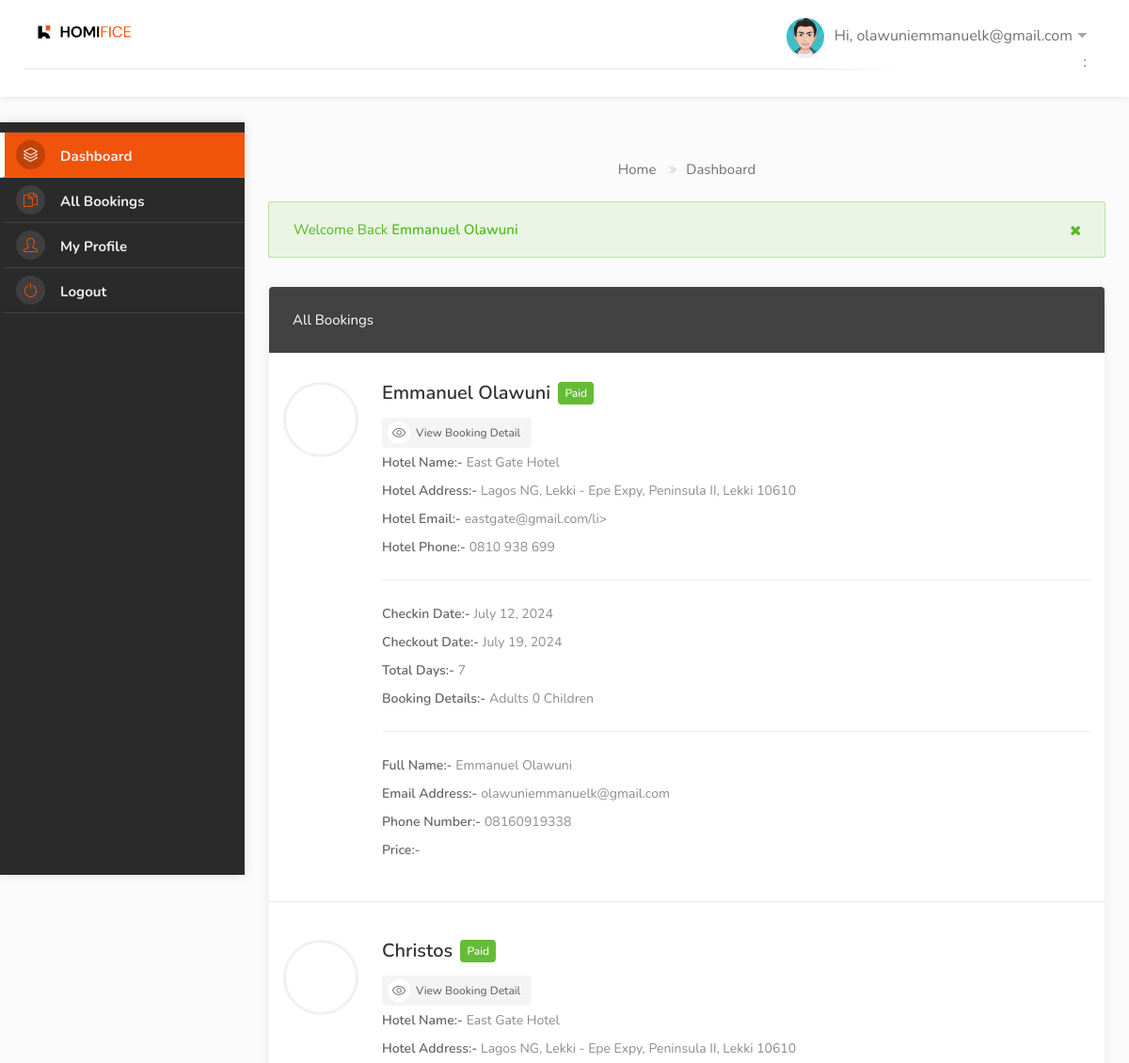
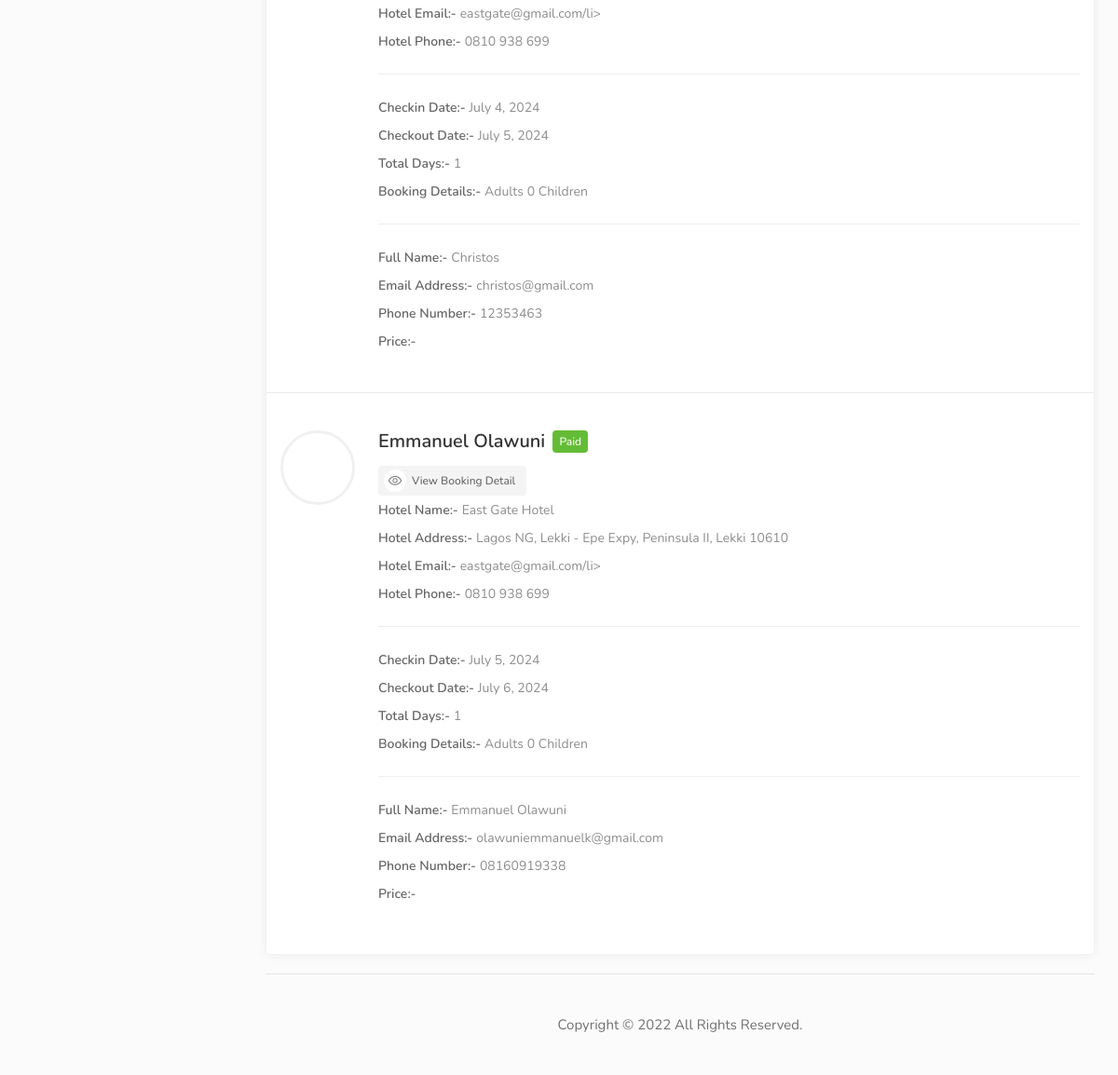
The app's page /dashboard/bookings/ (signed in) with its own data (2 pictures, top to bottom).
### userauths/models.py (models this page shows, shortened)
class User(AbstractUser):
    full_name = models.CharField(max_length=500, null=True, blank=True)
    username = models.CharField(max_length=500, unique=True)
    email = models.EmailField(unique=True)
    phone = models.CharField(max_length=20, null=True, blank=True)  # For country prefix
    gender = models.CharField(max_length=20, choices=GENDER, default="Other")
    otp = models.CharField(max_length=100, null=True, blank=True)
    USERNAME_FIELD = 'email'  # Use email as the unique identifier for login
    REQUIRED_FIELDS = ['username']  # Required fields for user creation

### hotel/models.py (models this page shows, shortened)
class Booking(models.Model):
    user = models.ForeignKey(User, on_delete=models.SET_NULL, null=True, blank=True)
    payment_status = models.CharField(max_length=100, choices=PAYMENT_STATUS)
    full_name = models.CharField(max_length=255)
    email = models.CharField(max_length=255)
    phone = models.CharField(max_length=255)
    hotel = models.ForeignKey(Hotel, on_delete=models.SET_NULL, null=True, blank=True)
    room_type = models.ForeignKey(RoomType, on_delete=models.SET_NULL, null=True, blank=True)
    room = models.ManyToManyField(Room)
    before_discount = models.DecimalField(max_digits=12, decimal_places=2, default=0.00)
    total = models.DecimalField(max_digits=12, decimal_places=2, default=0.00)
    saved = models.DecimalField(max_digits=12, decimal_places=2, default=0.00)
    check_in_date = models.DateField()
    check_out_date = models.DateField(null=True, blank=True)
    total_days = models.PositiveIntegerField(default=0)
    num_adults = models.PositiveIntegerField(default=1)
    num_children = models.PositiveIntegerField(default=0)
    checked_in = models.BooleanField(default=False)
    checked_out = models.BooleanField(default=False)
    is_active = models.BooleanField(default=False)
    checked_in_tracker = models.BooleanField(default=False)
    checked_out_tracker = models.BooleanField(default=False)
    coupons = models.ManyToManyField("hotel.Coupon", blank=True)
    date = models.DateTimeField(auto_now_add=True)
    stripe_payment_intent = models.CharField(max_length=1000, null=True, blank=True)
    successID = ShortUUIDField(unique=True, length=10, max_length=20, alphabet="abcdefghijklmnopqrstuvwxyz", null=True, blank=True)
    booking_id = ShortUUIDField(unique=True, length=10, max_length=20, alphabet="abcdefghijklmnopqrstuvwxyz")

class Hotel(models.Model):
    user = models.ForeignKey(User, on_delete=models.SET_NULL, null=True)  # The hotel lister
    name = models.CharField(max_length=255)
    description = CKEditor5Field(null=True, blank=True, config_name='extends')
    image = models.FileField(upload_to="hotel_gallery")
    address = models.CharField(max_length=500)
    mobile = models.CharField(max_length=20)
    email = models.EmailField()
    status = models.CharField(max_length=20, choices=HOTEL_STATUS, default="Live")
    tags = TaggableManager(blank=True)
    views = models.IntegerField(default=0)
    featured = models.BooleanField(default=False)
    hotelID = ShortUUIDField(unique=True, length=10, max_length=20, alphabet="abcdefghijklmnopqrstuvwxyz")
    slug = models.SlugField(unique=True)
    date = models.DateTimeField(auto_now_add=True)
    website = models.CharField(max_length=2048, null=True, blank=True)
    facebook = models.CharField(max_length=2048, null=True, blank=True)
    twitter = models.CharField(max_length=2048, null=True, blank=True)
    instagram = models.CharField(max_length=2048, null=True, blank=True)
    youtube = models.CharField(max_length=2048, null=True, blank=True)
    def thumbnail(self):
        if self.image:
            return mark_safe("<img src='%s' width='50' height='50' style='object-fit: cover; border-radius 7px;' />" % (self.image.url))
        return "No Image"
    thumbnail.short_description = 'Thumbnail'
    def hotel_gallery(self):
        return HotelGallery.objects.filter(hotel=self)

### user_dashboard/views.py (the view)
# urls.py: path("bookings/", views.bookings, name="bookings"),
@login_required
def bookings(request):
    booking = Booking.objects.filter(user=request.user, payment_status="paid")
    context = {
        "booking": booking
    }
    return render(request, "user_dashboard/booking.html", context)

### templates/user_dashboard/booking.html (shortened to what this page needs)
{% extends 'partials/dashboard_base.html' %}
{% load static %}
{% block content %}
<div class="row">
    <div class="col-lg-12">
        <div class="utf_dashboard_list_box margin-top-0">
            <h4>All Bookings</h4>
            <ul>
                {% for b in booking %}
                <li class="utf_approved_booking_listing margin-bottom-10 ">
                    <div class="utf_list_box_listing_item bookings">
                        <div class="utf_list_box_listing_item-img"><img src="{{ profile.image.url }}" alt=""></div>
                        <div class="utf_list_box_listing_item_content">
                            <div class="inner">
                                <h3>{{ b.full_name|title}} <span class="utf_booking_listing_status">{{b.payment_status|title}}</span></h3>
                                <div class=""> <a href="{% url 'user_dashboard:booking_detail' b.booking_id %}" class="button gray "><i class="sl sl-icon-eye"></i> View Booking Detail</a> </div>
                                <div class="utf_inner_booking_listing_list">
                                    <h5>Hotel Name:-</h5>
                                    <ul class="utf_booking_listing_list">
                                        <li>{{ b.hotel.name }}</li>
                                    </ul>
                                </div>
                                <div class="utf_inner_booking_listing_list">
                                    <h5>Hotel Address:-</h5>
                                    <ul class="utf_booking_listing_list">
                                        <li>{{ b.hotel.address }}</li>
                                    </ul>
                                </div>
                                <div class="utf_inner_booking_listing_list">
                                    <h5>Hotel Email:-</h5>
                                    <ul class="utf_booking_listing_list">
                                        <li class="highlighted">{{ b.hotel.email}}/li>
                                    </ul>
                                </div>
                                <div class="utf_inner_booking_listing_list">
                                    <h5>Hotel Phone:-</h5>
                                    <ul class="utf_booking_listing_list">
                                        <li class="highlighted">{{ b.hotel.mobile }}</li>
                                    </ul>
                                </div>
                                <hr>
                                <div class="utf_inner_booking_listing_list">
                                    <h5>Checkin Date:-</h5>
                                    <ul class="utf_booking_listing_list">
                                        <li class="highlighted">{{ b.check_in_date }}</li>
                                    </ul>
                                </div>
                                <div class="utf_inner_booking_listing_list">
                                    <h5>Checkout Date:-</h5>
                                    <ul class="utf_booking_listing_list">
                                        <li class="highlighted">{{ b.check_out_date }}</li>
                                    </ul>
                                </div>
                                <div class="utf_inner_booking_listing_list">
                                    <h5>Total Days:-</h5>
                                    <ul class="utf_booking_listing_list">
                                        <li class="highlighted">{{ b.total_days }}</li>
                                    </ul>
                                </div>
                                <div class="utf_inner_booking_listing_list">
                                    <h5>Booking Details:-</h5>
                                    <ul class="utf_booking_listing_list">
                                        <li class="highlighted">{{ b.num_adult }} Adults</li>
                                        <li class="highlighted">{{ b.num_children }} Children</li>
                                    </ul>
                                </div>
                                <hr>
                                <div class="utf_inner_booking_listing_list">
                                    <h5>Full Name:-</h5>
                                    <ul class="utf_booking_listing_list">
                                        <li class="highlighted">{{ b.full_name }}</li>
                                    </ul>
                                </div>
                                <div class="utf_inner_booking_listing_list">
                                    <h5>Email Address:-</h5>
                                    <ul class="utf_booking_listing_list">
                                        <li class="highlighted">{{ b.email }}</li>
                                    </ul>
                                </div>
                                <div class="utf_inner_booking_listing_list">
                                    <h5>Phone Number:-</h5>
                                    <ul class="utf_booking_listing_list">
                                        <li class="highlighted">{{ b.phone }}</li>
                                    </ul>
                                </div>
                                <div class="utf_inner_booking_listing_list">
                                    <h5>Price:-</h5>
                                </div>
                            </div>
                        </div>
                    </div>
                </li>
                {% endfor %}
            </ul>
        </div>
    </div>
    <div class="col-md-12">
        <div class="footer_copyright_part">Copyright © 2022 All Rights Reserved.</div>
    </div>
</div>
</div>
</div>
</div>
{% endblock content %}

### templates/partials/dashboard_base.html (shortened to what this page needs)
{% load static %}
<!DOCTYPE html>
<html lang="zxx">
<head>
  <link rel="stylesheet" href="{% static 'css/stylesheet.css' %}">
  <link rel="stylesheet" href="{% static 'css/mmenu.css' %}">
  <link rel="stylesheet" href="{% static 'css/perfect-scrollbar.css' %}">
  <link rel="stylesheet" href="{% static 'css/style.css' %}" id="colors">
</head>
<body>
  <div id="main_wrapper">
    <header id="header_part" class="fixed fullwidth_block dashboard">
      <div id="header" class="not-sticky">
        <div class="container">
          <div class="utf_left_side">
            <div id="logo"> <a href="index_1.html"><img src="{% static 'images/logo.png' %}" alt=""></a>  </div>
            <nav id="navigation" class="style_one">
            </nav>
            <div class="clearfix"></div>
          </div>
          <div class="utf_right_side">
            <div class="header_widget">
              <div class="utf_user_menu">
                <div class="utf_user_name"><span><img src="{% static 'images/dashboard-avatar.jpg' %}" alt=""></span>Hi,
                  {{ request.user.email }}</div>:
              </div>
            </div>
          </div>
        </div>
      </div>
    </header>
    <div id="dashboard">
      {% include 'partials/dashboard_sidebar.html' %}
      <div class="utf_dashboard_content">
          <div class="row margin-bottom-20">
            <div class="col-md-12">
              <nav id="breadcrumbs">
                <ul>
                  <li><a href="index_1.html">Home</a></li>
                  <li>Dashboard</li>
                </ul>
              </nav>
            </div>
          </div>
        <div class="row">
          <div class="col-md-12">
            <div class="notification success closeable margin-bottom-30">
              <p>Welcome Back <strong>{{ request.user.full_name }}</strong></p>
              <a class="close" href="#"></a>
            </div>
          </div>
        </div>
        {% block content %}
        {% endblock content %}
</body>
</html>

### static/css/mmenu.css (style rules this page uses)
:root { --mm-line-height:20px; --mm-listitem-size:44px; --mm-navbar-size:44px; --mm-offset-top:0; --mm-offset-right:0; --mm-offset-bottom:0; --mm-offset-left:0; --mm-color-border:rgba(0, 0, 0, 0.1); --mm-color-button:rgba(0, 0, 0, 0.3); --mm-color-text:rgba(0, 0, 0, 0.75); --mm-color-text-dimmed:rgba(0, 0, 0, 0.3); --mm-color-background:#f3f3f3; --mm-color-background-highlight:rgba(0, 0, 0, 0.05); --mm-color-background-emphasis:rgba(255, 255, 255, 0.4); --mm-shadow:0 0 10px rgba(0, 0, 0, 0.3) }

### static/css/style.css (style rules this page uses)
body { color: #707070; font-size: 15px; line-height: 28px; background-color: #fff; }
body p { font-size: 16px; line-height: 28px; }
body, h1, h2, h3, h4, h5, h6, input[type="text"], input[type="password"], input[type="email"], textarea, select, input[type="button"], input[type="submit"], button, #tiptip_content, .map-box p, .map-box div, .numerical-rating .utf_counter_star_rating, body .nav_responsive i.menu-trigger:after { font-family:'Nunito', sans-serif; text-transform: none; }
h1, h2, h3, h4, h5, h6 { color: #323232; }
* { margin: 0px; padding: 0px; box-sizing: border-box; }
ul, li { margin: 0px; list-style-type: none; }

### records on screen
User: user.email "olawuniemmanuelk@gmail.com", user.full_name "Emmanuel Olawuni"
Booking: full_name "Emmanuel Olawuni", payment_status "Paid", hotel.name "East Gate Hotel", hotel.address "Lagos NG, Lekki - Epe Expy, Peninsula II, Lekki 10610", hotel.email "eastgate@gmail.com", hotel.mobile "0810 938 699", check_in_date "July 12, 2024", check_out_date "July 19, 2024", total_days "7", num_children "0", email "olawuniemmanuelk@gmail.com", phone "08160919338"
Booking: full_name "Christos", payment_status "Paid", hotel.name "East Gate Hotel", hotel.address "Lagos NG, Lekki - Epe Expy, Peninsula II, Lekki 10610", hotel.email "eastgate@gmail.com", hotel.mobile "0810 938 699", check_in_date "July 4, 2024", check_out_date "July 5, 2024", total_days "1", num_children "0", email "christos@gmail.com", phone "12353463"
Booking: full_name "Emmanuel Olawuni", payment_status "Paid", hotel.name "East Gate Hotel", hotel.address "Lagos NG, Lekki - Epe Expy, Peninsula II, Lekki 10610", hotel.email "eastgate@gmail.com", hotel.mobile "0810 938 699", check_in_date "July 5, 2024", check_out_date "July 6, 2024", total_days "1", num_children "0", email "olawuniemmanuelk@gmail.com", phone "08160919338"
